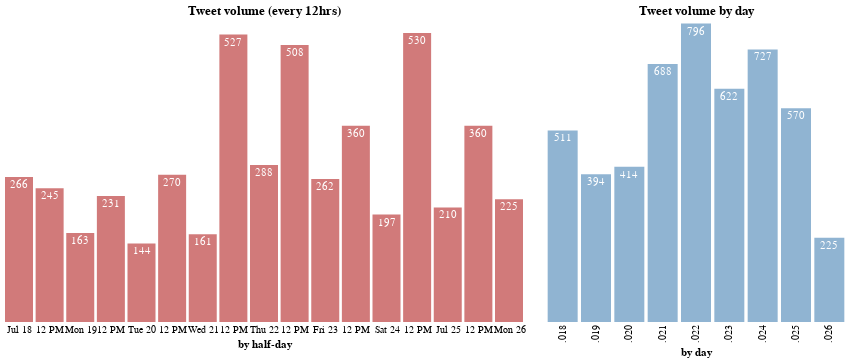

Notebook cell for this chart:
### Code cell
import altair as alt
alt.data_transformers.disable_max_rows()

steelblue = 'rgb(70,130,180)'

tweet_by_hours_bar = alt.Chart(all_tweets_time, title='Tweet volume (every 12hrs)').mark_bar(
    opacity=0.6, color='firebrick', size=28).encode(
    x=alt.X('time_bins_12h:T', axis=alt.Axis(title='by half-day', ticks=False)),
    y=alt.Y('count:Q', axis=None),  
)

tweet_by_hours_text = alt.Chart(all_tweets_time).mark_text(
    align='center',
    baseline='middle',
    color='white',
    dy=8 
).encode(
    x=alt.X('time_bins_12h:T', axis=alt.Axis(ticks=False)),
    y=alt.Y('count:Q', axis=None),
    text=alt.Text('count:Q', format=',')
)

tweet_by_days_bar = alt.Chart(all_tweets_day, title='Tweet volume by day').mark_bar(opacity=0.6, color='steelblue', size=30).encode(
    x=alt.X('day_bins:O', axis=alt.Axis(title='by day', ticks=False)),
    y=alt.Y('count:Q', axis=None),  
)

tweet_by_days_text = alt.Chart(all_tweets_day).mark_text(
    align='center',
    baseline='middle',
    color='white',
    dy=8 
).encode(
    x=alt.X('day_bins:T', axis=alt.Axis(ticks=False)),
    y=alt.Y('count:Q', axis=alt.Axis(title='count', ticks=False)),  
    text=alt.Text('count:Q', format=',')
)

tweet_by_hours = (tweet_by_hours_bar + tweet_by_hours_text).properties(
    width=500,
    height=300)

tweet_by_days = (tweet_by_days_bar + tweet_by_days_text).properties(
    width=300,
    height=300)

(tweet_by_hours | tweet_by_days).configure_axis(
    grid=False,
    domain=False
).configure_view(
    strokeWidth=0)

### Figure 1 — Vega-Lite specification as saved in the notebook (floating-point values rounded to 4 significant figures)
{"config": {"view": {"continuousWidth": 400, "continuousHeight": 300, "strokeWidth": 0}, "axis": {"domain": false, "grid": false}}, "hconcat": [{"layer": [{"mark": {"type": "bar", "color": "firebrick", "opacity": 0.6, "size": 28}, "encoding": {"x": {"type": "temporal", "axis": {"ticks": false, "title": "by half-day"}, "field": "time_bins_12h"}, "y": {"type": "quantitative", "axis": null, "field": "count"}}, "title": "Tweet volume (every 12hrs)"}, {"mark": {"type": "text", "align": "center", "baseline": "middle", "color": "white", "dy": 8}, "encoding": {"text": {"type": "quantitative", "field": "count", "format": ","}, "x": {"type": "temporal", "axis": {"ticks": false}, "field": "time_bins_12h"}, "y": {"type": "quantitative", "axis": null, "field": "count"}}}], "data": {"name": "data-71407c7124c92de713fb2f12645dd0ef"}, "height": 300, "width": 500}, {"layer": [{"mark": {"type": "bar", "color": "steelblue", "opacity": 0.6, "size": 30}, "encoding": {"x": {"type": "ordinal", "axis": {"ticks": false, "title": "by day"}, "field": "day_bins"}, "y": {"type": "quantitative", "axis": null, "field": "count"}}, "title": "Tweet volume by day"}, {"mark": {"type": "text", "align": "center", "baseline": "middle", "color": "white", "dy": 8}, "encoding": {"text": {"type": "quantitative", "field": "count", "format": ","}, "x": {"type": "temporal", "axis": {"ticks": false}, "field": "day_bins"}, "y": {"type": "quantitative", "axis": {"ticks": false, "title": "count"}, "field": "count"}}}], "data": {"name": "data-2b5e1a52691d97bed5e2b8bf62a59b94"}, "height": 300, "width": 300}], "$schema": "https://vega.github.io/schema/vega-lite/v4.8.1.json", "datasets": {"data-71407c7124c92de713fb2f12645dd0ef": [{"time_bins_12h": "2021-07-18T00:00:00", "count": 266}, {"time_bins_12h": "2021-07-18T12:00:00", "count": 245}, {"time_bins_12h": "2021-07-19T00:00:00", "count": 163}, {"time_bins_12h": "2021-07-19T12:00:00", "count": 231}, {"time_bins_12h": "2021-07-20T00:00:00", "count": 144}, {"time_bins_12h": "2021-07-20T12:00:00", "count": 270}, {"time_bins_12h": "2021-07-21T00:00:00", "count": 161}, {"time_bins_12h": "2021-07-21T12:00:00", "count": 527}, {"time_bins_12h": "2021-07-22T00:00:00", "count": 288}, {"time_bins_12h": "2021-07-22T12:00:00", "count": 508}, {"time_bins_12h": "2021-07-23T00:00:00", "count": 262}, {"time_bins_12h": "2021-07-23T12:00:00", "count": 360}, {"time_bins_12h": "2021-07-24T00:00:00", "count": 197}, {"time_bins_12h": "2021-07-24T12:00:00", "count": 530}, {"time_bins_12h": "2021-07-25T00:00:00", "count": 210}, {"time_bins_12h": "2021-07-25T12:00:00", "count": 360}, {"time_bins_12h": "2021-07-26T00:00:00", "count": 225}], "data-2b5e1a52691d97bed5e2b8bf62a59b94": [{"day_bins": 18, "count": 511}, {"day_bins": 19, "count": 394}, {"day_bins": 20, "count": 414}, {"day_bins": 21, "count": 688}, {"day_bins": 22, "count": 796}, {"day_bins": 23, "count": 622}, {"day_bins": 24, "count": 727}, {"day_bins": 25, "count": 570}, {"day_bins": 26, "count": 225}]}}
